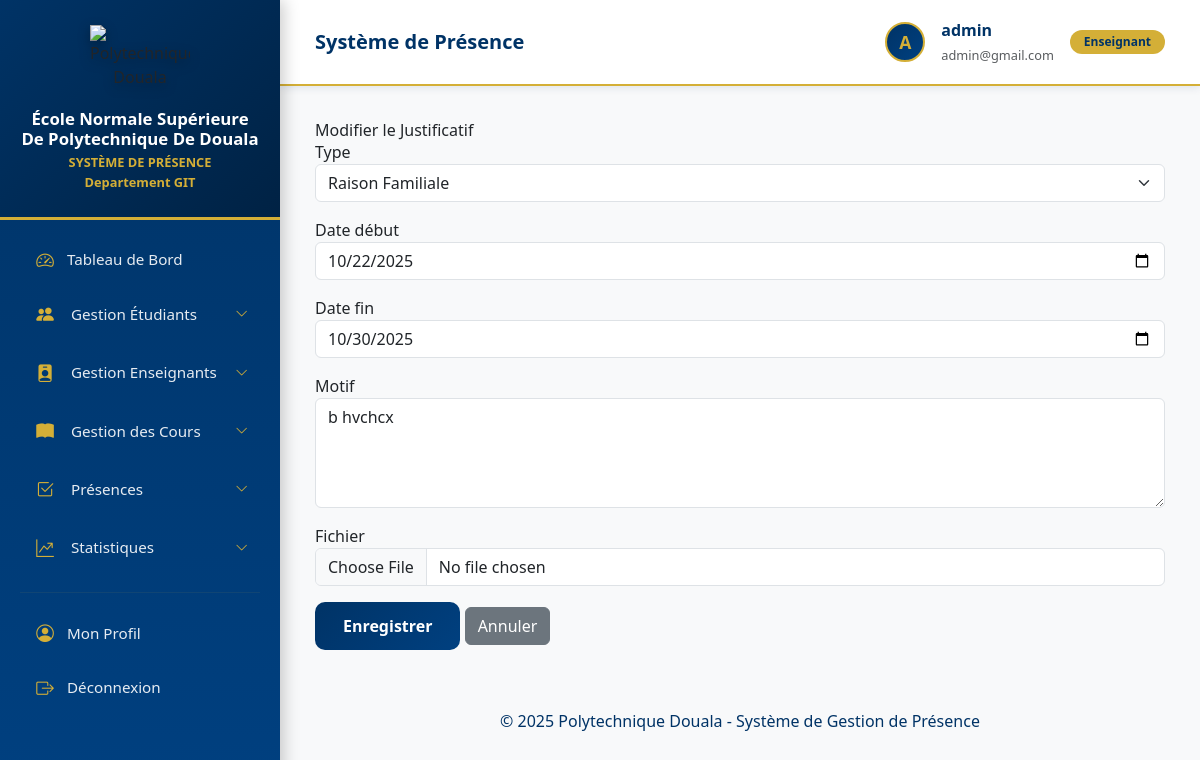
Page /presences/justificatifs/1/modifier/ (signed in) on the committed database.
### accounts/models.py (models this page shows, shortened)
class Profil(models.Model):
    ROLES = [
        ('ADMIN', 'Administrateur'),
        ('ENSEIGNANT', 'Enseignant'),
        ('SCOLARITE', 'Service Scolarité'),
    ]
    user = models.OneToOneField(User, on_delete=models.CASCADE,
                               related_name='profil',
                               verbose_name="Utilisateur")
    role = models.CharField(max_length=20, choices=ROLES,
                           default='ENSEIGNANT',
                           verbose_name="Rôle")
    telephone = models.CharField(max_length=20, blank=True, null=True,
                                verbose_name="Téléphone")
    photo = models.ImageField(upload_to='profils/photos/',
                             blank=True, null=True,
                             verbose_name="Photo")
    adresse = models.TextField(blank=True, null=True, verbose_name="Adresse")
    actif = models.BooleanField(default=True, verbose_name="Actif")
    date_creation = models.DateTimeField(auto_now_add=True)
    date_modification = models.DateTimeField(auto_now=True)
    class Meta:
        verbose_name = "Profil"
        verbose_name_plural = "Profils"
        ordering = ['user__username']
    def est_admin(self):
        return self.role == 'ADMIN' or self.user.is_superuser

### attendance/models.py (models this page shows, shortened)
class Justificatif(models.Model):
    TYPES_JUSTIFICATIF = [
        ('MEDICAL', 'Certificat Médical'),
        ('FAMILLE', 'Raison Familiale'),
        ('ADMIN', 'Démarche Administrative'),
        ('STAGE', 'Stage/Formation'),
        ('AUTRE', 'Autre'),
    ]
    etudiant = models.ForeignKey(Etudiant, on_delete=models.CASCADE,
                                 related_name='justificatifs',
                                 verbose_name="Étudiant")
    type_justificatif = models.CharField(max_length=20, choices=TYPES_JUSTIFICATIF,
                                        verbose_name="Type de justificatif")
    motif = models.TextField(verbose_name="Motif de l'absence")
    date_debut = models.DateField(verbose_name="Date de début")
    date_fin = models.DateField(blank=True, null=True,
                                verbose_name="Date de fin")
    fichier = models.FileField(upload_to='justificatifs/',
                               blank=True, null=True,
                               validators=[FileExtensionValidator(['pdf', 'jpg', 'jpeg', 'png'])],
                               verbose_name="Document justificatif")
    valide = models.BooleanField(default=False,
                                 verbose_name="Validé")
    valide_par = models.ForeignKey(User, on_delete=models.SET_NULL,
                                   null=True, blank=True,
                                   related_name='justificatifs_valides',
                                   verbose_name="Validé par")
    date_validation = models.DateTimeField(blank=True, null=True,
                                          verbose_name="Date de validation")
    remarque_validation = models.TextField(blank=True, null=True,
                                          verbose_name="Remarque de validation")
    date_soumission = models.DateTimeField(auto_now_add=True,
                                          verbose_name="Date de soumission")
    date_modification = models.DateTimeField(auto_now=True,
                                            verbose_name="Date de modification")
    class Meta:
        verbose_name = "Justificatif"
        verbose_name_plural = "Justificatifs"
        ordering = ['-date_soumission']

### attendance/views.py (the view, shortened to what this page needs)
@login_required
def modifier_justificatif(request, justificatif_id):
    if not (request.user.profil.est_admin() or request.user.profil.est_scolarite()):
        messages.error(request, "❌ Permission refusée")
        return redirect('liste_justificatifs')
    justificatif = get_object_or_404(Justificatif, id=justificatif_id)
    context = {
        'justificatif': justificatif,
        'types': Justificatif.TYPES_JUSTIFICATIF,
    }
    return render(request, 'attendance/modifier_justificatif.html', context)

### attendance/templates/attendance/modifier_justificatif.html (shortened to what this page needs)
{% extends 'base.html' %}
{% block content %}
<h2>Modifier le Justificatif</h2>
<form method="post" enctype="multipart/form-data">
    <div class="mb-3">
        <label>Type</label>
        <select name="type_justificatif" class="form-select" required>
            {% for value, label in types %}
            <option value="{{ value }}" {% if justificatif.type_justificatif == value %}selected{% endif %}>{{ label }}</option>
            {% endfor %}
        </select>
    </div>
    <div class="mb-3">
        <label>Date début</label>
        <input type="date" name="date_debut" class="form-control" value="{{ justificatif.date_debut|date:'Y-m-d' }}" required>
    </div>
    <div class="mb-3">
        <label>Date fin</label>
        <input type="date" name="date_fin" class="form-control" value="{% if justificatif.date_fin %}{{ justificatif.date_fin|date:'Y-m-d' }}{% endif %}">
    </div>
    <div class="mb-3">
        <label>Motif</label>
        <textarea name="motif" class="form-control" rows="4" required>{{ justificatif.motif }}</textarea>
    </div>
    <div class="mb-3">
        <label>Fichier</label>
        <input type="file" name="fichier" class="form-control">
    </div>
    <button type="submit" class="btn btn-primary">Enregistrer</button>
    <a href="{% url 'detail_justificatif' justificatif.id %}" class="btn btn-secondary">Annuler</a>
</form>
{% endblock %}

### templates/base.html (shortened to what this page needs)
{% load django_browser_reload %}
{% load static %}
<!DOCTYPE html>
<html lang="fr">
<head>
    <link href="https://cdn.jsdelivr.net/npm/bootstrap@5.3.0/dist/css/bootstrap.min.css" rel="stylesheet">
    <script src="https://cdn.tailwindcss.com"></script>
    <link rel="stylesheet" href="https://cdn.jsdelivr.net/npm/bootstrap-icons@1.11.0/font/bootstrap-icons.css">
</head>
<body>
    {% if user.is_authenticated %}
    <div class="sidebar" id="sidebar">
        <div class="logo-section">
            <img src="{% static 'images/logo.png' %}" alt="Polytechnique Douala">
            <h4>École Normale Supérieure De Polytechnique De Douala</h4>
            <p>SYSTÈME DE PRÉSENCE</p>
            <p>Departement GIT</p>
        </div>
        <nav>
            <a class="nav-link {% if request.resolver_match.url_name == 'dashboard' %}active{% endif %}"
               href="{% url 'dashboard' %}">
                <i class="bi bi-speedometer2 icon"></i>
                <span>Tableau de Bord</span>
            </a>
            {% if user.profil.est_admin or user.profil.est_scolarite %}
            <div class="menu-dropdown">
                <div class="menu-dropdown-toggle" onclick="toggleMenu('etudiants')">
                    <div class="d-flex align-items-center gap-3">
                        <i class="bi bi-people-fill icon"></i>
                        <span>Gestion Étudiants</span>
                    </div>
                    <i class="bi bi-chevron-down arrow"></i>
                </div>
            </div>
            <div class="menu-dropdown">
                <div class="menu-dropdown-toggle" onclick="toggleMenu('enseignants')">
                    <div class="d-flex align-items-center gap-3">
                        <i class="bi bi-person-badge-fill icon"></i>
                        <span>Gestion Enseignants</span>
                    </div>
                    <i class="bi bi-chevron-down arrow"></i>
                </div>
            </div>
            <div class="menu-dropdown">
                <div class="menu-dropdown-toggle" onclick="toggleMenu('cours')">
                    <div class="d-flex align-items-center gap-3">
                        <i class="bi bi-book-fill icon"></i>
                        <span>Gestion des Cours</span>
                    </div>
                    <i class="bi bi-chevron-down arrow"></i>
                </div>
            </div>
            <div class="menu-dropdown">
                <div class="menu-dropdown-toggle" onclick="toggleMenu('presences')">
                    <div class="d-flex align-items-center gap-3">
                        <i class="bi bi-check2-square icon"></i>
                        <span>Présences</span>
                    </div>
                    <i class="bi bi-chevron-down arrow"></i>
                </div>
            </div>
            <div class="menu-dropdown">
                <div class="menu-dropdown-toggle" onclick="toggleMenu('stats')">
                    <div class="d-flex align-items-center gap-3">
                        <i class="bi bi-graph-up-arrow icon"></i>
                        <span>Statistiques</span>
                    </div>
                    <i class="bi bi-chevron-down arrow"></i>
                </div>
            </div>
            {% endif %}
            <hr>
            <a class="nav-link {% if 'profil' in request.path %}active{% endif %}"
            href="{% url 'profil' %}">
                <i class="bi bi-person-circle icon"></i>
                <span>Mon Profil</span>
            </a>
            <a class="nav-link" href="{% url 'logout' %}">
                <i class="bi bi-box-arrow-right icon"></i>
                <span>Déconnexion</span>
            </a>
        </nav>
    </div>
    <div class="main-content">
        <div class="top-navbar">
            <div class="d-flex justify-content-between align-items-center">
                <div class="d-flex align-items-center gap-3">
                    <span class="fs-5 fw-bold" style="color: var(--primary-blue);">
                        {% block page_title %}Système de Présence{% endblock %}
                    </span>
                </div>
                <div class="d-flex align-items-center gap-3">
                    <div class="user-avatar">
                        {{ user.first_name.0|default:user.username.0|upper }}
                    </div>
                    <div class="d-none d-md-block">
                        <div class="fw-semibold" style="color: var(--primary-blue);">
                            {{ user.get_full_name|default:user.username }}
                        </div>
                        <small class="text-muted">{{ user.email }}</small>
                    </div>
                    <span class="badge">{{ user.profil.get_role_display }}</span>
                </div>
            </div>
        </div>
        <div class="content-area">
            {% block content %}{% endblock %}
        </div>
        <footer class="text-center py-4" style="color: var(--primary-blue);">
            <p class="mb-1">&copy; 2025 Polytechnique Douala - Système de Gestion de Présence</p>
        </footer>
    </div>
    {% else %}
    {% block login_content %}{% endblock %}
    {% endif %}
</body>
</html>

### templates/base.html (style rules this page uses)
:root { --primary-blue: #003366; --secondary-blue: #004080; --accent-gold: #D4AF37; --light-gold: #F5E6C3; --sidebar-width: 280px; }
* { margin: 0; padding: 0; box-sizing: border-box; }
body { font-family: 'Segoe UI', Tahoma, Geneva, Verdana, sans-serif; background: #f8f9fa; }
.sidebar { position: fixed; top: 0; left: 0; height: 100vh; width: var(--sidebar-width); background: linear-gradient(180deg, var(--primary-blue) 0%, var(--secondary-blue) 100%); overflow-y: auto; z-index: 1000; transition: all 0.3s ease; box-shadow: 4px 0 15px rgba(0,0,0,0.2); }
.sidebar .logo-section { background: linear-gradient(135deg, var(--primary-blue) 0%, #002244 100%); padding: 25px 20px; text-align: center; border-bottom: 3px solid var(--accent-gold); margin-bottom: 15px; display: flex; flex-direction: column; align-items: center; justify-content: center; }
.sidebar .logo-section img { max-width: 100px; height: auto; filter: drop-shadow(0 4px 6px rgba(0,0,0,0.3)); margin-bottom: 12px; display: block; }
.sidebar .logo-section h4 { color: white; font-size: 1.05rem; font-weight: 700; margin: 8px 0 4px 0; }
.sidebar .logo-section p { color: var(--accent-gold); font-size: 0.8rem; font-weight: 600; margin: 0; }
.sidebar .nav-link { color: rgba(255,255,255,0.9); padding: 12px 20px; margin: 4px 12px; border-radius: 8px; transition: all 0.3s ease; font-weight: 500; display: flex; align-items: center; gap: 12px; border-left: 3px solid transparent; text-decoration: none; font-size: 0.95rem; }
.sidebar .nav-link i { font-size: 1.1rem; color: var(--accent-gold); width: 20px; text-align: center; }
.menu-dropdown { margin: 4px 12px; }
.menu-dropdown-toggle { color: rgba(255,255,255,0.9); padding: 12px 20px; border-radius: 8px; transition: all 0.3s ease; font-weight: 500; display: flex; align-items: center; justify-content: space-between; cursor: pointer; border-left: 3px solid transparent; font-size: 0.95rem; }
.menu-dropdown-toggle i.icon { color: var(--accent-gold); font-size: 1.1rem; width: 20px; text-align: center; }
.menu-dropdown-toggle i.arrow { font-size: 0.8rem; transition: transform 0.3s ease; color: var(--accent-gold); }
.sidebar hr { border-color: rgba(212,175,55,0.3); margin: 15px 20px; }
.main-content { margin-left: var(--sidebar-width); min-height: 100vh; background: #f8f9fa; }
.top-navbar { background: white; padding: 18px 35px; box-shadow: 0 2px 8px rgba(0,51,102,0.1); position: sticky; top: 0; z-index: 999; border-bottom: 2px solid var(--accent-gold); }
.top-navbar .user-avatar { width: 40px; height: 40px; border-radius: 50%; background: linear-gradient(135deg, var(--primary-blue), var(--secondary-blue)); color: var(--accent-gold); display: flex; align-items: center; justify-content: center; font-weight: 700; font-size: 1.1rem; border: 2px solid var(--accent-gold); }
.top-navbar .badge { background: var(--accent-gold); color: var(--primary-blue); font-weight: 600; padding: 6px 14px; border-radius: 20px; }
.content-area { padding: 35px; }
.btn-primary { background: linear-gradient(135deg, var(--primary-blue), var(--secondary-blue)); border: none; color: white; font-weight: 600; padding: 12px 28px; border-radius: 10px; transition: all 0.3s ease; }

### rows in the picture
Justificatif: type_justificatif "Raison Familiale", date_debut "10/22/2025", date_fin "10/30/2025", motif "b hvchcx"

### other values in the picture
{{ user.first_name.0|default:user.username.0|upper }} "A"
{{ user.get_full_name|default:user.username }} "admin"
{{ user.email }} "admin@gmail.com"
{{ user.profil.get_role_display }} "Enseignant"
